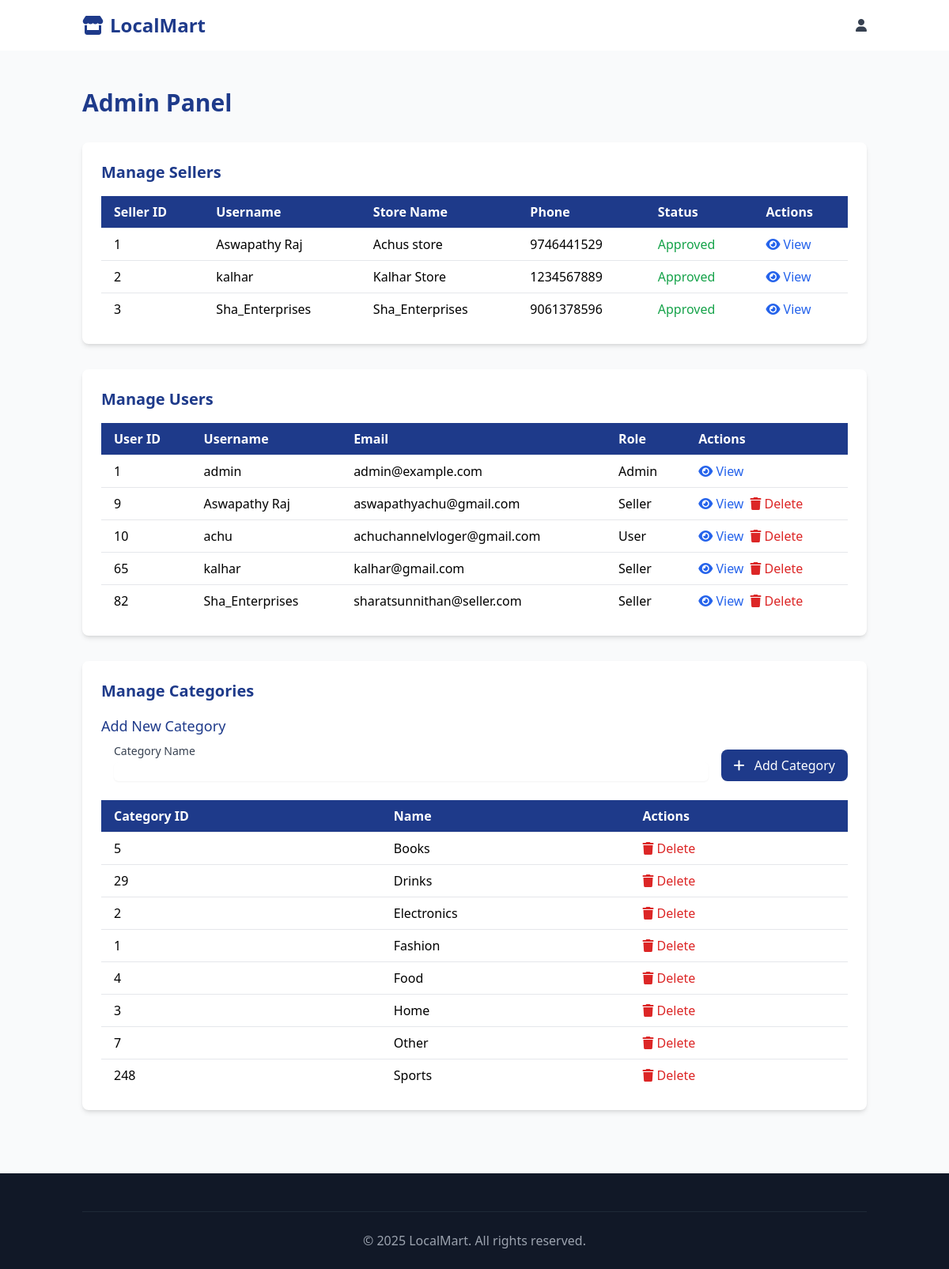
The page /admin (signed in) on the database its author committed.
### tables this page shows
CREATE TABLE sellers (
            id INTEGER PRIMARY KEY AUTOINCREMENT,
            user_id INTEGER,
            phone TEXT,
            address TEXT,
            store_name TEXT,
            license_file TEXT,
            store_images TEXT,
            approved INTEGER DEFAULT 0,
            FOREIGN KEY (user_id) REFERENCES users(id)
        );

CREATE TABLE users (
            id INTEGER PRIMARY KEY AUTOINCREMENT,
            username TEXT UNIQUE,
            email TEXT UNIQUE,
            password TEXT,
            role TEXT DEFAULT 'user'
        );

CREATE TABLE categories (
            id INTEGER PRIMARY KEY AUTOINCREMENT,
            name TEXT UNIQUE NOT NULL
        );

### app.py (the view, shortened to what this page needs)
@app.route('/admin', methods=['GET', 'POST'])
def admin():
    if 'user_id' not in session or session['role'] != 'admin':
        flash('Admin access only.')
        return redirect(url_for('signin'))
    with sqlite3.connect('ecommerce.db') as conn:
        c = conn.cursor()
        c.execute('''SELECT s.id, s.user_id, s.store_name, s.phone, s.address, s.store_images, s.license_file, s.approved, u.username
                     FROM sellers s JOIN users u ON s.user_id = u.id''')
        sellers = c.fetchall()
        c.execute('SELECT id, username, email, role FROM users')
        users = c.fetchall()
        c.execute('SELECT id, name FROM categories ORDER BY name')
        categories = c.fetchall()
    return render_template('admin.html', sellers=sellers, users=users, categories=categories)

### templates/admin.html (shortened to what this page needs)
<!DOCTYPE html>
<html lang="en">
<head>
    <script src="https://cdn.tailwindcss.com"></script>
    <link rel="stylesheet" href="https://cdnjs.cloudflare.com/ajax/libs/font-awesome/6.4.0/css/all.min.css">
</head>
<body class="font-sans bg-gray-50">
    <header class="bg-white shadow-sm py-4">
        <div class="container mx-auto px-4 flex justify-between items-center">
            <div class="flex items-center">
                <a href="{{ url_for('home') }}" class="text-2xl font-bold text-blue-900 flex items-center">
                    <i class="fas fa-store mr-2"></i> LocalMart
                </a>
            </div>
            <div class="flex items-center space-x-4 relative">
                <div class="relative">
                    <button id="user-menu-button" class="text-gray-700 hover:text-blue-900 focus:outline-none">
                        <i class="fas fa-user"></i>
                    </button>
                </div>
            </div>
        </div>
    </header>
    <section class="py-12 bg-gray-50">
        <div class="container mx-auto px-4">
            <h2 class="text-3xl font-bold text-blue-900 mb-8">Admin Panel</h2>
            <div class="bg-white rounded-lg shadow-md p-6 mb-8">
                <h3 class="text-xl font-semibold text-blue-900 mb-4">Manage Sellers</h3>
                {% if sellers %}
                    <div class="overflow-x-auto">
                        <table class="min-w-full text-left">
                            <thead class="bg-blue-900 text-white">
                                <tr>
                                    <th class="px-4 py-2">Seller ID</th>
                                    <th class="px-4 py-2">Username</th>
                                    <th class="px-4 py-2">Store Name</th>
                                    <th class="px-4 py-2">Phone</th>
                                    <th class="px-4 py-2">Status</th>
                                    <th class="px-4 py-2">Actions</th>
                                </tr>
                            </thead>
                            <tbody>
                                {% for seller in sellers %}
                                    <tr class="border-t">
                                        <td class="px-4 py-2">{{ seller[0] }}</td>
                                        <td class="px-4 py-2">{{ seller[8] }}</td>
                                        <td class="px-4 py-2">{{ seller[2] }}</td>
                                        <td class="px-4 py-2">{{ seller[3] }}</td>
                                        <td class="px-4 py-2">
                                            {% if seller[7] == 1 %}
                                                <span class="text-green-600">Approved</span>
                                            {% else %}
                                                <span class="text-yellow-600">Pending</span>
                                            {% endif %}
                                        </td>
                                        <td class="px-4 py-2 flex space-x-2">
                                            <button onclick="openSellerModal({{ seller[0] }}, '{{ seller[8] | escape }}', '{{ seller[2] | escape }}', '{{ seller[3] | escape }}', '{{ seller[4] | escape }}', '{{ seller[5] | escape }}', '{{ seller[6] | escape }}', {{ seller[7] }})" class="text-blue-600 hover:text-blue-800">
                                                <i class="fas fa-eye"></i> View
                                            </button>
                                        </td>
                                    </tr>
                                {% endfor %}
                            </tbody>
                        </table>
                    </div>
                {% else %}
                    <p class="text-gray-600 text-center">No sellers found.</p>
                {% endif %}
            </div>
            <div class="bg-white rounded-lg shadow-md p-6 mb-8">
                <h3 class="text-xl font-semibold text-blue-900 mb-4">Manage Users</h3>
                {% if users %}
                    <div class="overflow-x-auto">
                        <table class="min-w-full text-left">
                            <thead class="bg-blue-900 text-white">
                                <tr>
                                    <th class="px-4 py-2">User ID</th>
                                    <th class="px-4 py-2">Username</th>
                                    <th class="px-4 py-2">Email</th>
                                    <th class="px-4 py-2">Role</th>
                                    <th class="px-4 py-2">Actions</th>
                                </tr>
                            </thead>
                            <tbody>
                                {% for user in users %}
                                    <tr class="border-t">
                                        <td class="px-4 py-2">{{ user[0] }}</td>
                                        <td class="px-4 py-2">{{ user[1] }}</td>
                                        <td class="px-4 py-2">{{ user[2] }}</td>
                                        <td class="px-4 py-2">{{ user[3] | capitalize }}</td>
                                        <td class="px-4 py-2 flex space-x-2">
                                            <button onclick="openUserModal({{ user[0] }}, '{{ user[1] | escape }}', '{{ user[2] | escape }}', '{{ user[3] | escape }}')" class="text-blue-600 hover:text-blue-800">
                                                <i class="fas fa-eye"></i> View
                                            </button>
                                            {% if user[3] != 'admin' %}
                                                <form method="POST" action="{{ url_for('admin') }}" class="inline">
                                                    <button type="submit" class="text-red-600 hover:text-red-800" onclick="return confirm('Are you sure you want to delete this user?')">
                                                        <i class="fas fa-trash"></i> Delete
                                                    </button>
                                                </form>
                                            {% endif %}
                                        </td>
                                    </tr>
                                {% endfor %}
                            </tbody>
                        </table>
                    </div>
                {% else %}
                    <p class="text-gray-600 text-center">No users found.</p>
                {% endif %}
            </div>
            <div class="bg-white rounded-lg shadow-md p-6 mb-8">
                <h3 class="text-xl font-semibold text-blue-900 mb-4">Manage Categories</h3>
                <div class="mb-6">
                    <h4 class="text-lg font-medium text-blue-900 mb-2">Add New Category</h4>
                    <form method="POST" action="{{ url_for('admin') }}" class="flex flex-col sm:flex-row sm:items-end space-y-4 sm:space-y-0 sm:space-x-4">
                        <div class="flex-1">
                            <label for="category_name" class="block text-sm font-medium text-gray-700">Category Name</label>
                            <input type="text" id="category_name" name="category_name" class="mt-1 w-full border-gray-300 rounded-md shadow-sm focus:ring-blue-500 focus:border-blue-500" required>
                        </div>
                        <button type="submit" class="bg-blue-900 text-white px-4 py-2 rounded-lg hover:bg-blue-800">
                            <i class="fas fa-plus mr-2"></i> Add Category
                        </button>
                    </form>
                </div>
                {% if categories %}
                    <div class="overflow-x-auto">
                        <table class="min-w-full text-left">
                            <thead class="bg-blue-900 text-white">
                                <tr>
                                    <th class="px-4 py-2">Category ID</th>
                                    <th class="px-4 py-2">Name</th>
                                    <th class="px-4 py-2">Actions</th>
                                </tr>
                            </thead>
                            <tbody>
                                {% for category in categories %}
                                    <tr class="border-t">
                                        <td class="px-4 py-2">{{ category[0] }}</td>
                                        <td class="px-4 py-2">{{ category[1] }}</td>
                                        <td class="px-4 py-2 flex space-x-2">
                                            <form method="POST" action="{{ url_for('admin') }}" class="inline">
                                                <button type="submit" class="text-red-600 hover:text-red-800" onclick="return confirm('Are you sure you want to delete this category?')">
                                                    <i class="fas fa-trash"></i> Delete
                                                </button>
                                            </form>
                                        </td>
                                    </tr>
                                {% endfor %}
                            </tbody>
                        </table>
                    </div>
                {% else %}
                    <p class="text-gray-600 text-center">No categories found.</p>
                {% endif %}
            </div>
        </div>
    </section>
    <footer class="bg-gray-900 text-white pt-12 pb-6">
        <div class="container mx-auto px-4">
            <div class="border-t border-gray-800 pt-6 text-center">
                <p class="text-gray-400">© 2025 LocalMart. All rights reserved.</p>
            </div>
        </div>
    </footer>
</body>
</html>

### rows shown on the page
sellers: id "1", username "Aswapathy Raj", store_name "Achus store", phone "9746441529", approved "Approved"
sellers: id "2", username "kalhar", store_name "Kalhar Store", phone "1234567889", approved "Approved"
sellers: id "3", username "Sha_Enterprises", store_name "Sha_Enterprises", phone "9061378596", approved "Approved"
users: id "1", username "admin", email "admin@example.com", role "Admin"
users: id "9", username "Aswapathy Raj", email "aswapathyachu@gmail.com", role "Seller"
users: id "10", username "achu", email "achuchannelvloger@gmail.com", role "User"
users: id "65", username "kalhar", email "kalhar@gmail.com", role "Seller"
users: id "82", username "Sha_Enterprises", email "sharatsunnithan@seller.com", role "Seller"
categories: id "5", name "Books"
categories: id "29", name "Drinks"
categories: id "2", name "Electronics"
categories: id "1", name "Fashion"
categories: id "4", name "Food"
categories: id "3", name "Home"
categories: id "7", name "Other"
categories: id "248", name "Sports"
